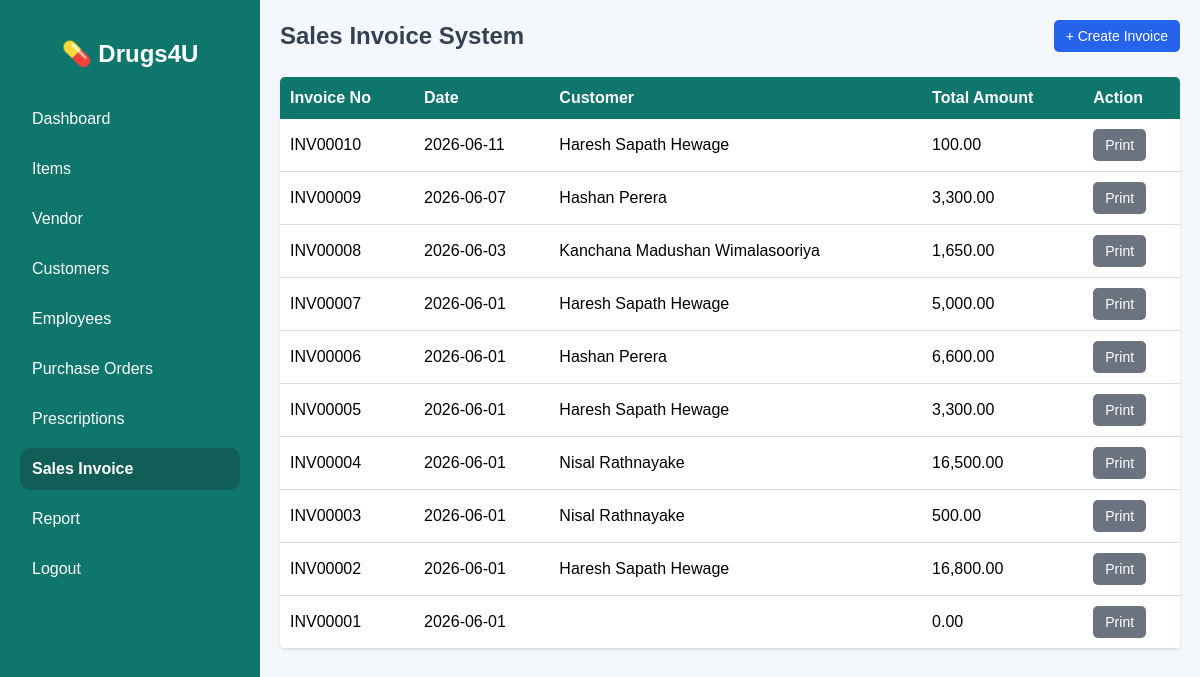
/sales_invoice.php (signed in), run on the app's committed database.
### tables this page shows
CREATE TABLE `sales_order` (
  `so_id` int(11) NOT NULL,
  `so_no` varchar(20) DEFAULT NULL,
  `so_date` date DEFAULT NULL,
  `cus_id` varchar(20) DEFAULT NULL,
  `cus_name` varchar(100) DEFAULT NULL,
  `address` text DEFAULT NULL,
  `city` varchar(100) DEFAULT NULL,
  `total_amount` decimal(10,2) DEFAULT NULL,
  `created_at` timestamp NOT NULL DEFAULT current_timestamp()
);

### sales_invoice.php (the view, shortened to what this page needs)
<?php
include 'connection.php';
function runQuery($conn, $sql){
    $result = mysqli_query($conn, $sql);
    return $result;
}
$list = runQuery($conn, "SELECT * FROM sales_order ORDER BY so_id DESC");
?>
<!DOCTYPE html>
<html lang="en">
<head>
</head>
<body>
<div class="wrapper">
    <div class="sidebar">
        <h2>💊 Drugs4U</h2>
        <a href="dashboard.php">Dashboard</a>
        <a href="item.php">Items</a>
        <a href="vendor.php">Vendor</a>
        <a href="customer_list.php">Customers</a>
        <a href="employee_reg.php">Employees</a>
        <a href="purchase_order.php">Purchase Orders</a>
        <a href="prescription_list.php">Prescriptions</a>
        <a href="sales_invoice.php" class="active">Sales Invoice</a>
        <a href="report.php">Report</a>
        <a href="logout.php">Logout</a>
    </div>
    <div class="main-content">
        <div class="top-bar">
            <h2>Sales Invoice System</h2>
            <div class="action-buttons">
                <button class="po-btn" onclick="openPopup()">+ Create Invoice</button>
            </div>
        </div>
        <div class="container">
            <div class="table-responsive">
                <table>
                    <tr>
                        <th>Invoice No</th>
                        <th>Date</th>
                        <th>Customer</th>
                        <th>Total Amount</th>
                        <th>Action</th>
                    </tr>
                    <?php while($r = mysqli_fetch_assoc($list)){ ?>
                    <tr>
                        <td><?= $r['so_no'] ?></td>
                        <td><?= $r['so_date'] ?></td>
                        <td><?= $r['cus_name'] ?></td>
                        <td><?= number_format($r['total_amount'], 2) ?></td>
                        <td>
                            <div class="action-cell">
                                <a href="print_invoice.php?so_no=<?= urlencode($r['so_no']) ?>" target="_blank">
                                    <button class="print-btn" type="button">Print</button>
                                </a>
                            </div>
                        </td>
                    </tr>
                    <?php } ?>
                </table>
            </div>
        </div>
    </div>
</div>
</body>
</html>

### sales_invoice.php (style rules this page uses)
body { font-family: Arial, sans-serif; background: #f4f7fb; margin: 0; }
.wrapper { display: flex; flex-direction: row; }
.sidebar { width: 260px; background: #0f766e; color: #fff; height: 100vh; position: fixed; padding: 20px; box-sizing: border-box; overflow-y: auto; z-index: 100; }
.sidebar a.active { background: #115e59; font-weight: bold; }
.sidebar h2 { text-align: center; margin-bottom: 30px; }
.sidebar a { display: block; color: #fff; text-decoration: none; padding: 12px; margin-bottom: 8px; border-radius: 10px; }
.main-content { margin-left: 260px; width: calc(100% - 260px); box-sizing: border-box; }
.container { padding: 20px; }
.top-bar { padding: 20px 20px 5px 20px; display: flex; flex-wrap: wrap; justify-content: space-between; align-items: center; gap: 15px; }
.top-bar h2 { margin: 0; color: #334155; }
.action-buttons { display: flex; gap: 10px; }
button { padding: 8px 12px; border: none; border-radius: 5px; cursor: pointer; font-size: 14px; }
.po-btn { background: #2563eb; color: #fff; }
.print-btn { background: #6b7280; color: #fff; }
.table-responsive { width: 100%; overflow-x: auto; background: #fff; border-radius: 5px; box-shadow: 0 1px 3px rgba(0,0,0,0.1); margin-bottom: 20px; }
table { width: 100%; border-collapse: collapse; min-width: 600px; }
th { background: #0f766e; color: #fff; padding: 12px 10px; text-align: left; }
td { padding: 10px; border-bottom: 1px solid #ddd; }
.action-cell { display: flex; gap: 5px; flex-wrap: wrap; }

### data on the page
sales_order: so_no "INV00010", so_date "2026-06-11", cus_name "Haresh Sapath Hewage", total_amount "100.00"
sales_order: so_no "INV00009", so_date "2026-06-07", cus_name "Hashan Perera", total_amount "3,300.00"
sales_order: so_no "INV00008", so_date "2026-06-03", cus_name "Kanchana Madushan Wimalasooriya", total_amount "1,650.00"
sales_order: so_no "INV00007", so_date "2026-06-01", cus_name "Haresh Sapath Hewage", total_amount "5,000.00"
sales_order: so_no "INV00006", so_date "2026-06-01", cus_name "Hashan Perera", total_amount "6,600.00"
sales_order: so_no "INV00005", so_date "2026-06-01", cus_name "Haresh Sapath Hewage", total_amount "3,300.00"
sales_order: so_no "INV00004", so_date "2026-06-01", cus_name "Nisal Rathnayake", total_amount "16,500.00"
sales_order: so_no "INV00003", so_date "2026-06-01", cus_name "Nisal Rathnayake", total_amount "500.00"
sales_order: so_no "INV00002", so_date "2026-06-01", cus_name "Haresh Sapath Hewage", total_amount "16,800.00"
sales_order: so_no "INV00001", so_date "2026-06-01", total_amount "0.00"
